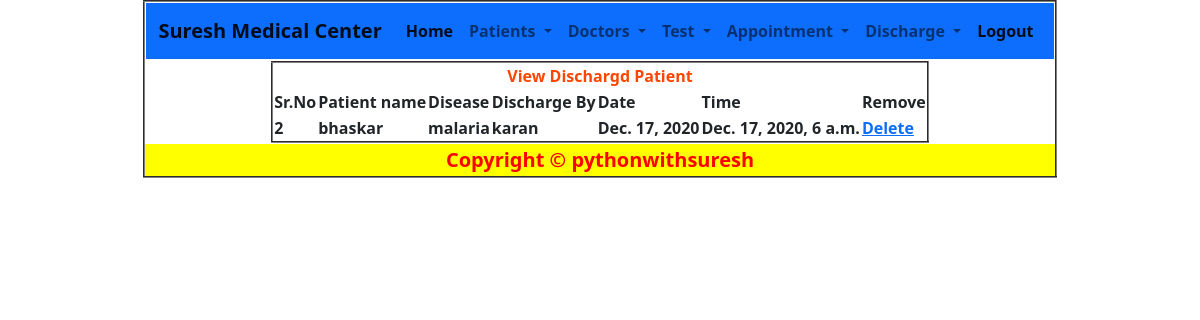
/viewdc/, run on the app's committed database.
### app/models.py (models this page shows)
class DischargeModel(models.Model):
    s_no=models.AutoField(primary_key=True)
    Patient_name=models.OneToOneField(PatientModel,on_delete=models.CASCADE)
    Disease=models.OneToOneField(testModel,on_delete=models.CASCADE)
    Discarged_By=models.OneToOneField(DoctorModel,on_delete=models.CASCADE)
    Date=models.DateField()
    Time=models.DateTimeField()

class PatientModel(models.Model):
    Patient_id=models.AutoField(primary_key=True)
    Patient_name=models.CharField(max_length=30)
    CNIC=models.IntegerField(unique=True)
    Relative_Name=models.CharField(max_length=30)
    gender=models.CharField(max_length=30)
    Age=models.IntegerField()
    Mobile=models.IntegerField(unique=True)
    Address=models.CharField(max_length=30)
    def __str__(self):
        return self.Patient_name

class testModel(models.Model):
    Test_No=models.AutoField(primary_key=True)
    Test_name=models.CharField(max_length=30,unique=True)
    def __str__(self):
        return self.Test_name

class DoctorModel(models.Model):
    Doctor_id=models.IntegerField(primary_key=True)
    Doctor_name=models.CharField(max_length=30)
    Mobile=models.IntegerField()
    OPT_Time=models.CharField(max_length=30)
    OPD_Days=models.CharField(max_length=30)
    Specialization=models.CharField(max_length=30)
    def __str__(self):
        return self.Doctor_name

### app/views.py (the view)
# urls.py: path('viewdc/',views.viewdc,name='viewdc'),
def viewdc(request):
    return render(request,'app/viewdiscarge.html',{"data":DischargeModel.objects.all()})

### templates/app/viewdiscarge.html
{% extends 'common.html' %}
{% block suresh %}
    <table align="center" border="2">
    <tr>
    <th colspan="8" style="color: orangered;text-align: center">View Dischargd Patient</th>
    </tr>
    <tr>
    <th>Sr.No</th>
    <th>Patient name</th>
    <th>Disease</th>
    <th>Discharge By</th>
    <th>Date</th>
    <th>Time</th>
    <th>Remove</th>
    </tr>
    {% for x in data %}
        <tr>
        <th>{{ x.s_no }}</th>
        <th>{{ x.Patient_name }}</th>
        <th>{{ x.Disease }}</th>
        <th>{{ x.Discarged_By }}</th>
        <th>{{ x.Date }}</th>
        <th>{{ x.Time }}</th>
            <th><a href="{% url 'deldc' %}?no={{ x.s_no }}"> Delete</a></th>
        </tr>
    {% endfor %}
    </table>
{% endblock %}

### data on the page
DischargeModel: s_no "2", Patient_name "bhaskar", Disease "malaria", Discarged_By "karan", Date "Dec. 17, 2020", Time "Dec. 17, 2020, 6 a.m."
